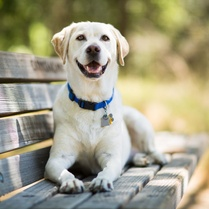
#> input picture A1/dog.jpeg, 209 x 209 px, shrunk from 980 x 982 before the run
$ python A1_final.py
#> lines starting #> are read from the running program, lines starting #| are printed output that depends on the picture
import matplotlib.pyplot as plt
import numpy as np


def togrey(img):
    grey_img = np.dot(img[...,:3], [0.299, 0.587, 0.114])
    return grey_img

def gaussian_kernel(size, sigma):
    # size is (2k+1)x(2k+1)
    # 1 ≤ i
    # j ≤ 2k+1
    kernel = np.zeros((size, size))
    center = size // 2

    for i in range(size):
        for j in range(size):
            x, y = i - center, j - center
            kernel[i, j] = np.exp(-(x**2 + y**2) / (2 * sigma**2))

    kernel /= np.sum(kernel)  # Normalize the kernel

    return kernel

def conv_2d(image, kernel):
    kernel_height, kernel_width = kernel.shape
    image_height, image_width = image.shape
    output = np.zeros_like(image)

    # pads image
    padded_image = np.pad(image, ((kernel_height//2, kernel_height//2), (kernel_width//2, kernel_width//2)), mode='constant')

    for y in range(kernel_height//2,image_height):
        for x in range(kernel_width//2,image_width):

            region = padded_image[(y-kernel_height//2):y+kernel_height//2 + 1, x-kernel_width//2:x+kernel_width//2 + 1]
            output[y, x] = sum(region.flatten() * kernel.flatten())

    return output

def gaussianblur(image, size, sigma):
    kernel = gaussian_kernel(size,sigma)
    blurred_image = conv_2d(image,kernel)
    return blurred_image

def sobel_gradient(image):
    gx = np.array([[1,0,-1],[2,0,-2],[1,0,-1]])
    gy = np.array([[1,2,1],[0,0,0],[-1,-2,-1]])
    image_height, image_width = image.shape
    new_image = np.zeros_like(image)
    edge_orientation = np.zeros_like(image)

    # pads image
    padded_image = np.pad(image, ((1, 1), (1, 1)), mode='constant')

    for y in range(1,image_height):
        for x in range(1,image_width):
            region = padded_image[(y-1):(y+2), (x-1):(x+2)]
            new_image[y,x] = np.sqrt(sum(region.flatten() * gx.flatten())**2 + sum(region.flatten() * gy.flatten())**2)
            edge_orientation[y,x] = np.arctan2(sum(region.flatten() * gy.flatten()),sum(region.flatten() * gx.flatten()))

    return [new_image, edge_orientation]

def non_max_suppression(edge_mags, edge_ors):

    image_height, image_width = edge_mags.shape
    result = np.zeros_like(edge_mags, dtype=np.uint8)

    edge_ors_quantized = (np.round(edge_ors / (np.pi/4)) % 4).astype(int)

    for y in range(1, image_height - 1):
        for x in range(1, image_width - 1):
            current_pixel = edge_mags[y, x]

            if edge_ors_quantized[y, x] == 0:  # 0 degrees
                neighbors = (edge_mags[y, x - 1], edge_mags[y, x + 1])
            elif edge_ors_quantized[y, x] == 1:  # 45 degrees
                neighbors = (edge_mags[y - 1, x - 1], edge_mags[y + 1, x + 1])
            elif edge_ors_quantized[y, x] == 2:  # 90 degrees
                neighbors = (edge_mags[y - 1, x], edge_mags[y + 1, x])
            elif edge_ors_quantized[y, x] == 3:  # 135 degrees
                neighbors = (edge_mags[y - 1, x + 1], edge_mags[y + 1, x - 1])

            if current_pixel >= max(neighbors):
                result[y, x] = current_pixel

    return result

def double_threshold(image,higher,lower):
    edge_strength = np.zeros_like(image)
    image_height, image_width = image.shape

    for y in range(image_height):
        for x in range(image_width):
            if image[y,x] > higher:
                edge_strength[y,x] = 2
            elif image[y,x] < lower:
                pass
            else:
                edge_strength[y,x] = 2

    return edge_strength

def hysteresis(image,edge_strengths):
    image_height, image_width = image.shape
    result = np.zeros_like(image, dtype=np.uint8)

    for y in range(1, image_height - 1):
        for x in range(1, image_width - 1):
            if edge_strengths[y,x] == 1:
                neighbor_strengths = np.concatenate((edge_strengths[y+1,x-1:x+2],edge_strengths[y,x-1],edge_strengths[y,x+1],edge_strengths[y-1,x-1:x+2]),axis = 0).flatten()
                if 2 in neighbor_strengths:
                    result[y,x] = image[y,x]
            elif edge_strengths[y,x] == 2:
                result[y,x] = image[y,x]

    return result

def edge_detect_pipeline(image,gblur_size,gblur_sigma,t_high,t_low):
    grey_img = togrey(image)
    blurred_img = gaussianblur(grey_img,gblur_size,gblur_sigma)
    sobel_img = sobel_gradient(blurred_img)
    nmax_sup_img = non_max_suppression(sobel_img[0],sobel_img[1])
    edge_strengths = double_threshold(nmax_sup_img,t_high,t_low)
    return hysteresis(nmax_sup_img,edge_strengths)

try:
    file_name = input("Enter image file name: ")
#> the answer given: dog.jpeg
    img = plt.imread(file_name)
#> img is the input picture: shape (209, 209, 3); mean R, G, B 162.9, 159, 135.2

    # edge detection
    new_img = edge_detect_pipeline(img,5,2,150,50)
#> in togrey, `grey_img = np.dot(img[...,:3], [0.299, 0.587, 0.114])`:
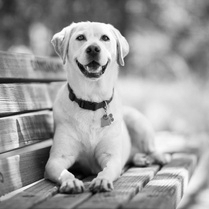
#> grey_img: shape (209, 209) float64; min 0.897, max 255, mean 157.4
#> after the loop in conv_2d, `for y in range(kernel_height//2,image_height):`:
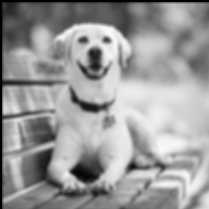
#> output: shape (209, 209) float64; min 0, max 252.1, mean 154.2
#> after the loop in sobel_gradient, `for y in range(1,image_height):`:
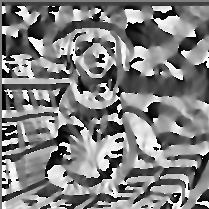
#> edge_orientation: shape (209, 209) float64; min -3.14, max 3.14, mean 0.0136; drawn with min black and max white
#> after the loop in sobel_gradient, `for y in range(1,image_height):`:
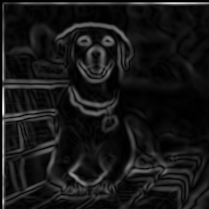
#> new_image: shape (209, 209) float64; min 0, max 737.5, mean 66.6; drawn with min black and max white
#> in edge_detect_pipeline, `sobel_img = sobel_gradient(blurred_img)`: sobel_img = 2 items
#> in non_max_suppression, `edge_ors_quantized = (np.round(edge_ors / (np.pi/4)) % 4).astype(int)`:
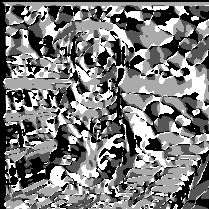
#> edge_ors_quantized: shape (209, 209) int64; min 0, max 3, mean 1.43; drawn with min black and max white
#> after the loop in double_threshold, `for y in range(image_height):`:
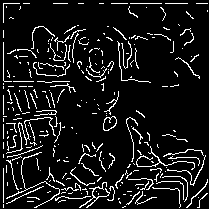
#> edge_strength: shape (209, 209); values 0 (black) and 2 (white), 9.4% white in thin lines or dots
#> after the loop in hysteresis, `for y in range(1, image_height - 1):`:
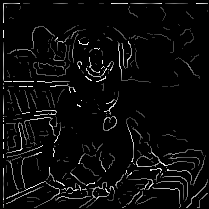
#> result: shape (209, 209); min 0, max 255, mean 11.3


    fig = plt.figure(figsize=(10, 7))
    rows = 2
    columns = 1

    fig.add_subplot(rows, columns, 1)
    # showing image
    plt.imshow(img)
    plt.axis('off')

    # Adds a subplot at the 2nd position
    fig.add_subplot(rows, columns, 2)
    plt.imshow(new_img, cmap = "gray")
    plt.axis('off')

    plt.show()

except FileNotFoundError:
    print("File not in directory")
